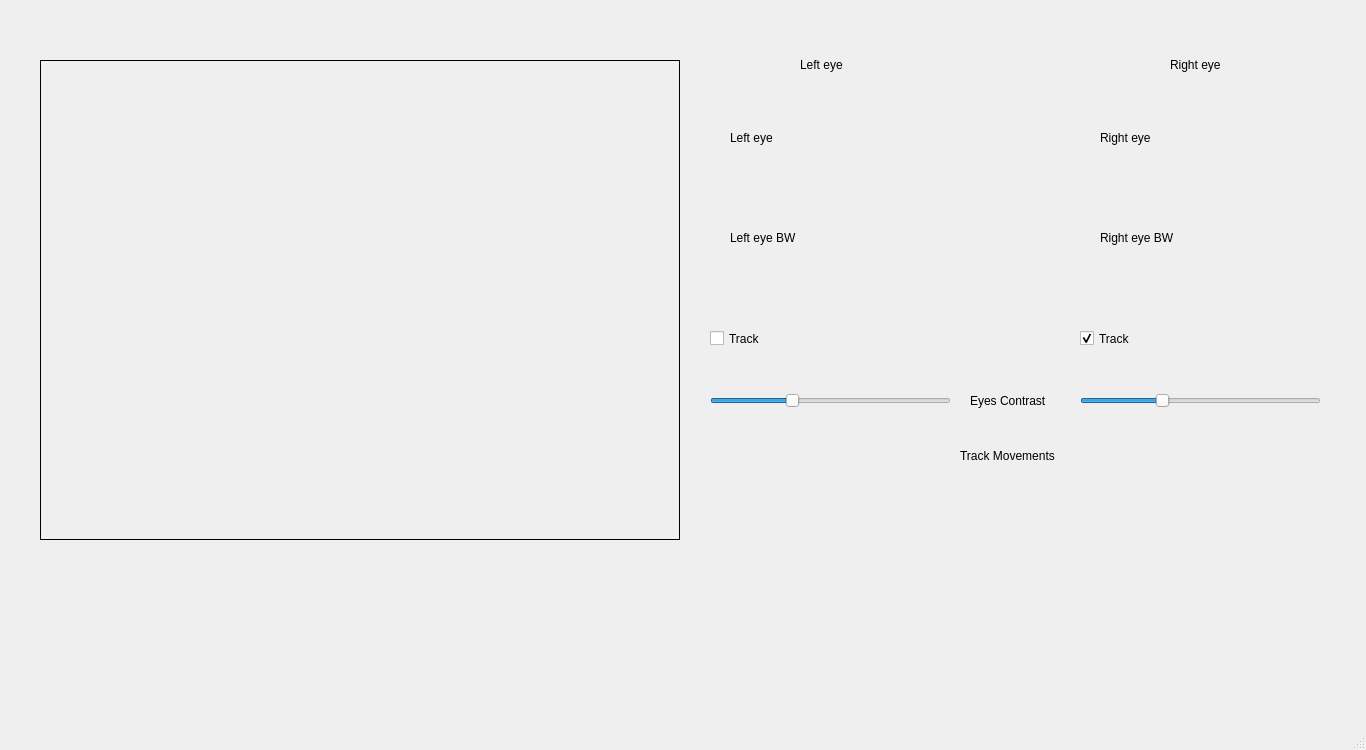
<?xml version="1.0" encoding="UTF-8"?>
<ui version="4.0">
 <class>CalibrateWindow</class>
 <widget class="QMainWindow" name="MainWindow">
  <property name="geometry">
   <rect>
    <x>0</x>
    <y>0</y>
    <width>1366</width>
    <height>750</height>
   </rect>
  </property>
  <property name="windowTitle">
   <string>MainWindow</string>
  </property>
  <property name="styleSheet">
   <string notr="true"/>
  </property>
  <widget class="QWidget" name="centralwidget">
   <widget class="QLabel" name="baseImage">
    <property name="geometry">
     <rect>
      <x>40</x>
      <y>60</y>
      <width>640</width>
      <height>480</height>
     </rect>
    </property>
    <property name="frameShape">
     <enum>QFrame::Box</enum>
    </property>
    <property name="text">
     <string/>
    </property>
   </widget>
   <widget class="QLabel" name="leftEyeTitle">
    <property name="enabled">
     <bool>true</bool>
    </property>
    <property name="geometry">
     <rect>
      <x>800</x>
      <y>50</y>
      <width>50</width>
      <height>30</height>
     </rect>
    </property>
    <property name="text">
     <string>Left eye</string>
    </property>
   </widget>
   <widget class="QLabel" name="leftEye">
    <property name="enabled">
     <bool>true</bool>
    </property>
    <property name="geometry">
     <rect>
      <x>730</x>
      <y>100</y>
      <width>200</width>
      <height>75</height>
     </rect>
    </property>
    <property name="text">
     <string>Left eye</string>
    </property>
   </widget>
   <widget class="QLabel" name="leftEyeBW">
    <property name="enabled">
     <bool>true</bool>
    </property>
    <property name="geometry">
     <rect>
      <x>730</x>
      <y>200</y>
      <width>200</width>
      <height>75</height>
     </rect>
    </property>
    <property name="text">
     <string>Left eye BW</string>
    </property>
   </widget>
   <widget class="QLabel" name="rightEyeTitle">
    <property name="enabled">
     <bool>true</bool>
    </property>
    <property name="geometry">
     <rect>
      <x>1170</x>
      <y>50</y>
      <width>70</width>
      <height>30</height>
     </rect>
    </property>
    <property name="text">
     <string>Right eye</string>
    </property>
   </widget>
   <widget class="QLabel" name="rightEye">
    <property name="enabled">
     <bool>true</bool>
    </property>
    <property name="geometry">
     <rect>
      <x>1100</x>
      <y>100</y>
      <width>200</width>
      <height>75</height>
     </rect>
    </property>
    <property name="text">
     <string>Right eye</string>
    </property>
   </widget>
   <widget class="QLabel" name="rightEyeBW">
    <property name="enabled">
     <bool>true</bool>
    </property>
    <property name="geometry">
     <rect>
      <x>1100</x>
      <y>200</y>
      <width>200</width>
      <height>75</height>
     </rect>
    </property>
    <property name="text">
     <string>Right eye BW</string>
    </property>
   </widget>
   <widget class="QCheckBox" name="leftEyeCheckbox">
    <property name="enabled">
     <bool>true</bool>
    </property>
    <property name="geometry">
     <rect>
      <x>710</x>
      <y>330</y>
      <width>70</width>
      <height>17</height>
     </rect>
    </property>
    <property name="text">
     <string>Track</string>
    </property>
   </widget>
   <widget class="QCheckBox" name="rightEyeCheckbox">
    <property name="enabled">
     <bool>true</bool>
    </property>
    <property name="geometry">
     <rect>
      <x>1080</x>
      <y>330</y>
      <width>70</width>
      <height>17</height>
     </rect>
    </property>
    <property name="text">
     <string>Track</string>
    </property>
    <property name="checked">
     <bool>true</bool>
    </property>
   </widget>
   <widget class="QSlider" name="leftEyeThreshold">
    <property name="geometry">
     <rect>
      <x>710</x>
      <y>390</y>
      <width>241</width>
      <height>22</height>
     </rect>
    </property>
    <property name="maximum">
     <number>100</number>
    </property>
    <property name="value">
     <number>33</number>
    </property>
    <property name="orientation">
     <enum>Qt::Horizontal</enum>
    </property>
   </widget>
   <widget class="QLabel" name="thresholdsLabel">
    <property name="geometry">
     <rect>
      <x>970</x>
      <y>390</y>
      <width>100</width>
      <height>21</height>
     </rect>
    </property>
    <property name="text">
     <string>Eyes Contrast</string>
    </property>
   </widget>
   <widget class="QSlider" name="rightEyeThreshold">
    <property name="geometry">
     <rect>
      <x>1080</x>
      <y>390</y>
      <width>241</width>
      <height>22</height>
     </rect>
    </property>
    <property name="maximum">
     <number>100</number>
    </property>
    <property name="value">
     <number>33</number>
    </property>
    <property name="orientation">
     <enum>Qt::Horizontal</enum>
    </property>
   </widget>
  </widget>
  <widget class="QMenuBar" name="menubar">
   <property name="geometry">
    <rect>
     <x>0</x>
     <y>0</y>
     <width>1366</width>
     <height>21</height>
    </rect>
   </property>
  </widget>
   <widget class="QLabel" name="trackMovementsBox">
    <property name="geometry">
     <rect>
      <x>890</x>
      <y>440</y>
      <width>230</width>
      <height>200</height>
     </rect>
    </property>
   </widget>
   <widget class="QLabel" name="trackMovements">
    <property name="geometry">
     <rect>
      <x>960</x>
      <y>445</y>
      <width>100</width>
      <height>21</height>
     </rect>
    </property>
    <property name="text">
     <string>Track Movements</string>
    </property>
   </widget>
   <widget class="QLabel" name="topArrow">
    <property name="enabled">
     <bool>true</bool>
    </property>
    <property name="geometry">
     <rect>
      <x>975</x>
      <y>470</y>
      <width>60</width>
      <height>50</height>
     </rect>
    </property>
   </widget>
   <widget class="QLabel" name="downArrow">
    <property name="enabled">
     <bool>true</bool>
    </property>
    <property name="geometry">
     <rect>
      <x>975</x>
      <y>560</y>
      <width>60</width>
      <height>50</height>
     </rect>
    </property>
   </widget>
   <widget class="QLabel" name="leftArrow">
    <property name="enabled">
     <bool>true</bool>
    </property>
    <property name="geometry">
     <rect>
      <x>935</x>
      <y>510</y>
      <width>50</width>
      <height>60</height>
     </rect>
    </property>
   </widget>
   <widget class="QLabel" name="rightArrow">
    <property name="enabled">
     <bool>true</bool>
    </property>
    <property name="geometry">
     <rect>
      <x>1025</x>
      <y>510</y>
      <width>50</width>
      <height>60</height>
     </rect>
    </property>
   </widget>
   <widget class="QLabel" name="centerCircle">
    <property name="enabled">
     <bool>true</bool>
    </property>
    <property name="geometry">
     <rect>
      <x>980</x>
      <y>515</y>
      <width>50</width>
      <height>50</height>
     </rect>
    </property>
   </widget>
  <widget class="QStatusBar" name="statusbar"/>
 </widget>
 <resources/>
 <connections/>
</ui>
